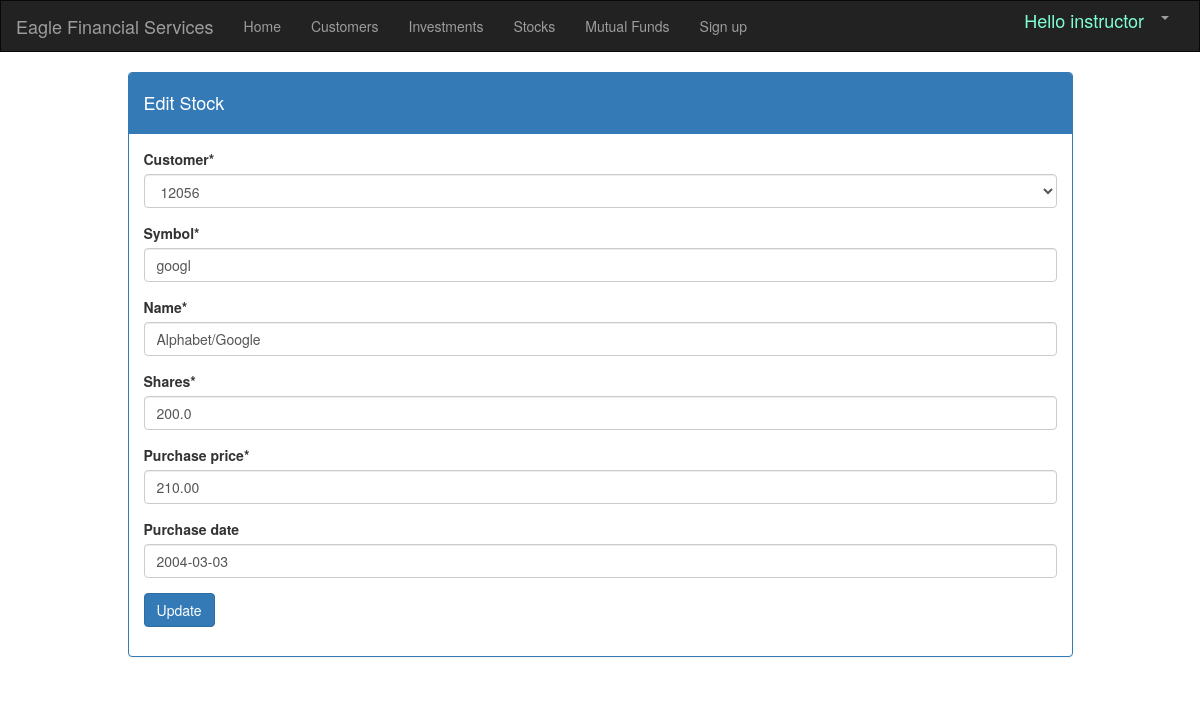
/stock/1/edit/ (signed in), run on the app's committed database.
### users/models.py (models this page shows)
class CustomUser(AbstractUser):
    role_list = [("FA", "Financial advisor"), ("Cust", "Customer")]
    Role = models.CharField(max_length=50, choices=role_list)
    cell_phone = models.CharField(max_length=50, default=' ', null=True, blank=True)
    is_staff = models.BooleanField(default=True)
    objects = UserManager()
    class Meta:
        db_table = 'auth_user'

### portfolio/models.py (models this page shows, shortened)
class Stock(models.Model):
    customer = models.ForeignKey(Customer, on_delete=models.CASCADE, related_name='stocks')
    symbol = models.CharField(max_length=10)
    name = models.CharField(max_length=50)
    shares = models.DecimalField(max_digits=10, decimal_places=1)
    purchase_price = models.DecimalField(max_digits=10, decimal_places=2)
    purchase_date = models.DateField(default=timezone.now, blank=True, null=True)

### portfolio/views.py (the view)
# urls.py: path('stock/<int:pk>/edit/', views.stock_edit, name='stock_edit'),
@login_required
def stock_edit(request, pk):
    stock = get_object_or_404(Stock, pk=pk)
    if request.method == "POST":
        form = StockForm(request.POST, instance=stock)
        if form.is_valid():
            stock = form.save()
            stock.updated_date = timezone.now()
            stock.save()
            stocks = Stock.objects.filter(purchase_date__lte=timezone.now())
            return render(request, 'portfolio/stock_list.html', {'stocks': stocks})
    else:
        form = StockForm(instance=stock)
    return render(request, 'portfolio/stock_edit.html', {'form': form})

### portfolio/forms.py
class StockForm(forms.ModelForm):
    class Meta:
        model = Stock
        fields = ('customer', 'symbol', 'name', 'shares', 'purchase_price', 'purchase_date',)

### portfolio/models.py (called while the page is built)
    def __str__(self):
        return str(self.cust_number)

### portfolio/templates/portfolio/stock_edit.html (shortened to what this page needs)
{% extends 'portfolio/base.html' %}
{% load crispy_forms_tags %}
{% block content %}
   <div class="container">
                <div class="row">
                    <div class="col-md-10 col-md-offset-1" style="margin-top: 2rem">
                        <div class="panel panel-primary mt-3" >
                            <div class="panel-heading"><h4>Edit Stock</h4></div>
                            <div class="panel-body">
                                <form method="POST" class="stock-form">
                                    {{ form|crispy }}
                                     <button type="submit" class="save btn btn-primary my-auto">Update</button>
                                </form>
                            </div>
                        </div>
                    </div>
                </div>
        </div>
{% endblock %}

### portfolio/templates/portfolio/base.html (shortened to what this page needs)
{% load staticfiles %}
{% load static %}
{% load mathfilters %}
{% load humanize %}
{% load crispy_forms_tags %}
<html lang="en">
<head>
    <link rel="stylesheet" href="https://maxcdn.bootstrapcdn.com/bootstrap/3.3.7/css/bootstrap.min.css">
</head>
<body id="app-layout">
<nav class="navbar navbar-inverse">
    <div class="container-fluid">
        <div class="navbar-header">
            <a class="navbar-brand" href="/">
                Eagle Financial Services
            </a>
        </div>
        <div class="collapse navbar-collapse" id="myNavbar">
            <ul class="nav navbar-nav">
                <li><a href="{% url 'portfolio:home' %}">Home</a></li>
                {% if user.is_superuser or user.Role == 'FA' %}
                <li><a href="{% url 'portfolio:customer_list' %}">Customers</a></li>
               <li><a href="{% url 'portfolio:investment_list' %}">Investments</a></li>
                <li><a href="{% url 'portfolio:stock_list' %}">Stocks</a></li>
                <li><a href="{% url 'portfolio:mutualfund_list' %}">Mutual Funds</a></li>
            {% endif %}
                <li><a href="{% url 'signup' %}">Sign up</a></li>
            </ul>
            <ul class="nav navbar-nav navbar-right">
                {% if user.is_authenticated %}
                    <li><h4 style="color: aquamarine;font-size: 18px;">Hello {{ user.username }}</h4></li>
                    <li class="dropdown">
                        <a href="#" class="dropdown-toggle" data-toggle="dropdown" role="button" aria-expanded="false">
                            <span class="caret"></span>
                        </a>
                    </li>
                {% else %}
                    <li><a href="{% url 'login' %}"><span class="glyphicon glyphicon-log-in"></span> Login</a></li>
                {% endif %}
            </ul>
        </div>
    </div>
</nav>
<div class="content container">
    <div class="row">
                <div class="col-md-16">
                    {% block content %}{% endblock %}
                </div>
    </div>
</div>
</body>
</html>

### portfolio/templates/portfolio/base.html (style rules this page uses)
.navbar { margin-bottom: 0; border-radius: 0; }

### data on the page
Stock: customer "12056", symbol "googl", name "Alphabet/Google", shares "200.0", purchase_price "210.00", purchase_date "2004-03-03"

### other printed values
{{ user.username }} "instructor"
